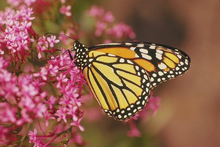
%> input picture img/butter2.png, 220 x 147 px, shrunk from 768 x 512 before the run
$ octave soal1dum.m   (GNU Octave 9; MATLAB toolbox functions it lacks are replaced by stand-ins)
%> lines starting %> are read from the running program, lines starting %| are printed output that depends on the picture
%> further down, img is the input picture: size 147x220x3 uint8; mean R, G, B 143.4, 93, 75
### processing_convo.m
function  convoluted  = processing_convo(img)
    Mask = [0 -1 0; 0 4 -1; 0 -1 1];
    [x,y,z] = size(img);
%> x = 147; y = 220; z = 3
    [a,b] = size(Mask);

    convoluted = zeros(x-(a-1), y-(b-1), z);
    for i = 1 : z
        convoluted(:, :, i) = convolution_mult(img(:, :, i) , Mask);
    end
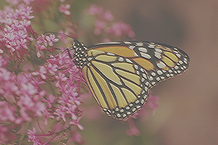
%> convoluted: size 145x218x3 double; mean R, G, B 286.9, 186.2, 150.2; drawn with min black and max white

    convoluted = cast(convoluted, 'like', img); %turn it to uint8 form instead of double
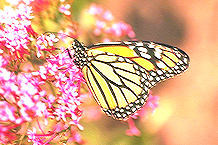
%> convoluted: size 145x218x3 uint8; mean R, G, B 225.4, 168.6, 138.5
end

### convolution_mult.m
function  convImage  = convolution_mult(img, kernel)
filterSize = length(kernel)
[rows, columns] = size(img);
for col = 1 : columns - (filterSize-1)
	for row = 1 : rows -(filterSize-1)
		new_el = 0;
		for c = 1 : filterSize
			ic = col + c- 1;
			for r = 1 : filterSize
				ir = row + r - 1;
				new_el = new_el + double(img(ir, ic)) * kernel(r, c);
			end
        end
		convImage(row, col) = new_el;
	end
end

### soal1dum.m
Mask = [0 -1 0; 0 5 -1; 0 -1 0];
img = imread('img\butter2.png');

filteredImage = processing_convo(img);

figure(2);
imshow(filteredImage);
title('Manual convolution (zero-padding)');


%> (the run ends here)

$ run again, with img/6-2.png copied over img/butter2.png
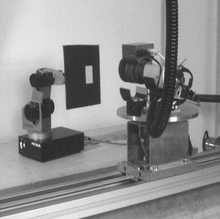
%> input picture img/6-2.png, 220 x 219 px, shrunk from 525 x 522 before the run
%> img is the input picture: size 219x220x3 uint8; min 36, max 255, mean 145.4
%> after the loop in processing_convo, `for i = 1 : z`:
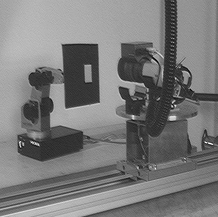
%> convoluted: size 217x218x3 double; min -42, max 650, mean 289.8; drawn with min black and max white
%> in processing_convo, `convoluted = cast(convoluted, 'like', img);`:
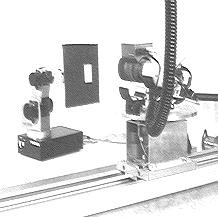
%> convoluted: size 217x218x3 uint8; min 0, max 255, mean 217.1
